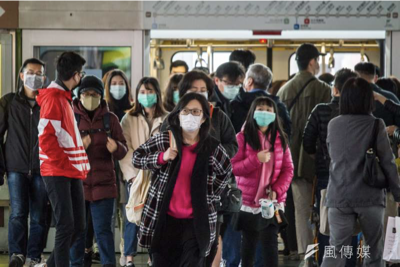
#> input picture Data/images/maksssksksss115.png, 400 x 267 px, found by its file name; its folder holds only this picture in this run
$ jupyter execute --allow-errors MaskClassificationPreprocessing.ipynb
#> lines starting #> are read from the running program, lines starting #| are printed output that depends on the picture
# Detection and Classification of People With and Without Masks in Images
## Preprocessing

[cell 1]
# Import Packages
import os
import re
import numpy as np
import pandas as pd
from bs4 import BeautifulSoup as soup
from PIL import Image
import cv2

[cell 2]
# Annotation Extraction Function
def Extract(path):
    # Safely open annotation
    with open(path) as annotation:
        # Read annotation with Beautiful Soup
        rawXML = annotation.read()
        bsXML = soup(rawXML,"xml")

        # Stores image metadata in variables
        size = bsXML.find('size')
        index =int(re.search(r'\d+',path).group())
        width = int(size.find('width').get_text())
        height = int(size.find('height').get_text())
        depth = int(size.find('depth').get_text())

        # Stores labels in a list of dictionaries
        faces = []
        objects = bsXML.find_all('object')
        n = len(objects)
        for face in objects:
            labels={}
            labels['index'] = index
            labels['width'] = width
            labels['height'] = height
            labels['depth'] = depth
            labels['nObjects'] = n
            labels['label'] = face.find('name').get_text()
            labels['xmin'] = int(face.find('xmin').get_text())
            labels['xmax'] = int(face.find('xmax').get_text())
            labels['ymin'] = int(face.find('ymin').get_text())
            labels['ymax'] = int(face.find('ymax').get_text())
            faces.append(labels)
        return faces

[cell 3]
# Collect Samples
imagePath = "../Data/images/"
imageList = [[int(re.search(r'\d+',f).group()),os.path.join(imagePath,f)] for f in os.listdir(imagePath) if os.path.isfile(os.path.join(imagePath,f))]
images = pd.DataFrame(imageList,columns=['index','path']).set_index('index')

[cell 4]
# Collect Labels
annotationPath = "../Data/annotations/"
#> (the rest of this cell did not finish here and is left out)

#> (a cell that did not finish here is left out)

[cell 6]
# Resize images
resizedI=[]
resize_path = "../Data/images400x400/maksssksksss"
for idx, image in images['path'].iteritems():
    p = resize_path+str(idx)+".jpg"
    with Image.open(image) as im:
#> im is the input picture: PIL image 400x267 RGBA; mean R, G, B, A 90.1, 80.1, 78.6, 254.5
        imRGB = im.convert('RGB')
        resize = imRGB.resize((400,400))
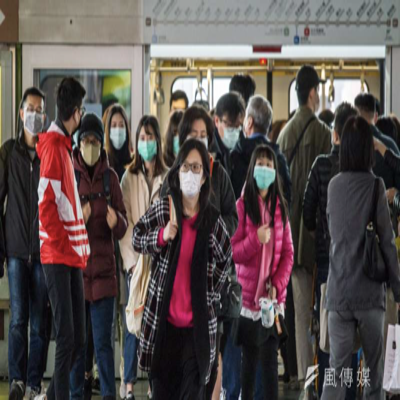
#> resize: PIL image 400x400 RGB; mean R, G, B 90.1, 80.1, 78.6
        resize.save(p)
    resizedI.append([idx,p])
resizedImages = pd.DataFrame(resizedI, columns=['index','path']).set_index('index')


$ run again, on Data/images/maksssksksss156.png
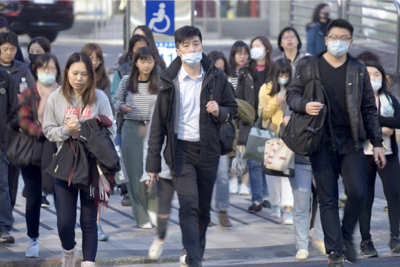
#> input picture Data/images/maksssksksss156.png, 400 x 267 px, found by its file name
#> im is the input picture: PIL image 400x267 RGBA; mean R, G, B, A 100.4, 101, 111.7, 254.8
#> `resize = imRGB.resize((400,400))`:
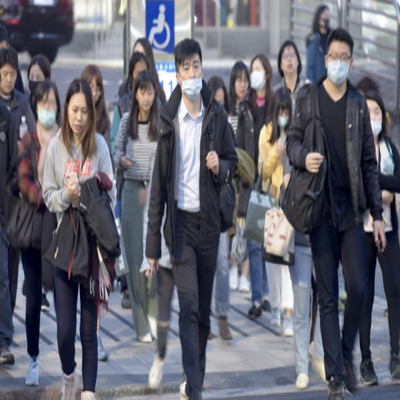
#> resize: PIL image 400x400 RGB; mean R, G, B 100.4, 101, 111.7

$ run again, on Data/images/maksssksksss157.png
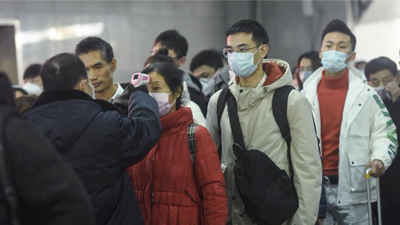
#> input picture Data/images/maksssksksss157.png, 400 x 225 px, found by its file name
#> im is the input picture: PIL image 400x225 RGBA; mean R, G, B, A 101.8, 96.8, 94.9, 254.9
#> `resize = imRGB.resize((400,400))`:
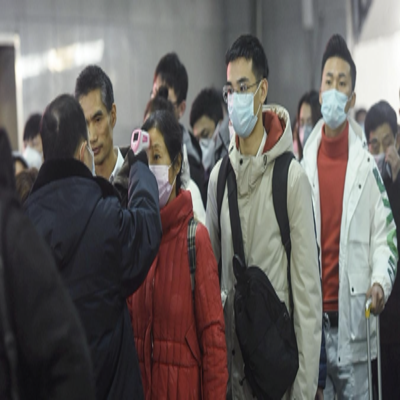
#> resize: PIL image 400x400 RGB; mean R, G, B 101.8, 96.8, 94.9

$ run again, on Data/images/maksssksksss164.png
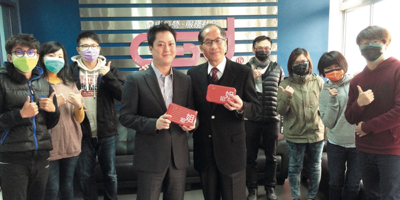
#> input picture Data/images/maksssksksss164.png, 400 x 200 px, found by its file name
#> im is the input picture: PIL image 400x200 RGBA; mean R, G, B, A 96.6, 95.1, 92.4, 255
#> `resize = imRGB.resize((400,400))`:
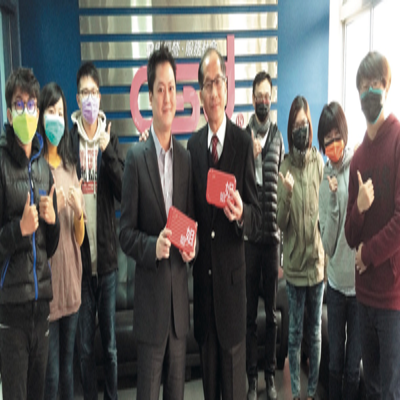
#> resize: PIL image 400x400 RGB; mean R, G, B 96.6, 95.1, 92.4

$ run again, on Data/images/maksssksksss126.png
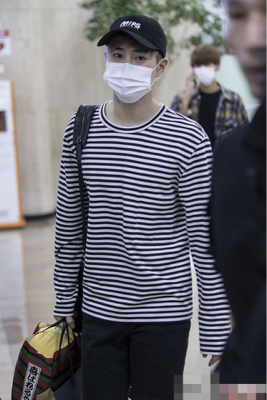
#> input picture Data/images/maksssksksss126.png, 267 x 400 px, found by its file name
#> im is the input picture: PIL image 267x400 RGBA; mean R, G, B, A 107.1, 106.4, 112.5, 254.7
#> `resize = imRGB.resize((400,400))`:
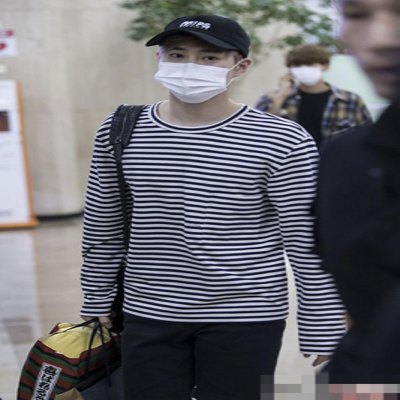
#> resize: PIL image 400x400 RGB; mean R, G, B 107.1, 106.4, 112.5
